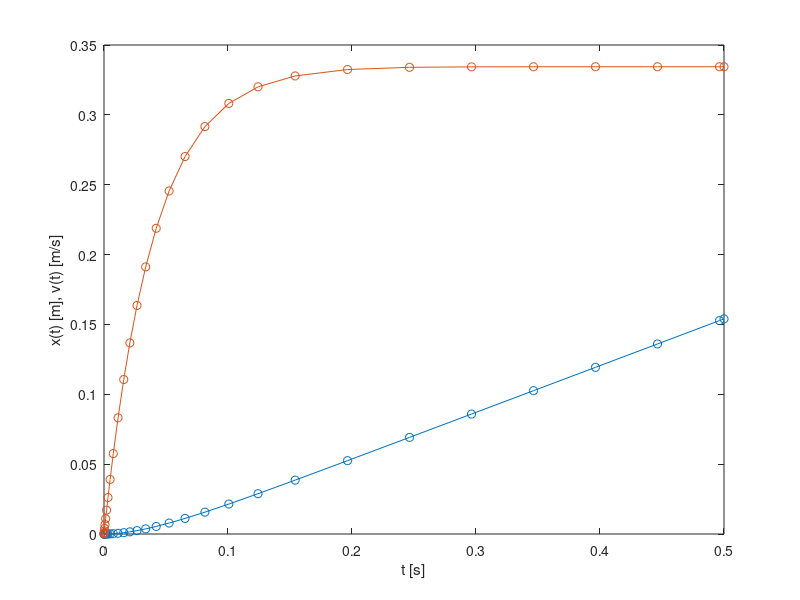

The MATLAB source for this figure:
% Built-in numerical solution of the Stokes problem, vector formulation
g=9.81;%m.s^-2
r=0.005;%m
eta=1100*1e-3;%1 Centipoise =1 mPa s
rhos=7.85e3;%kg/m^3
rhof=1.10e3;%kg/m^3
z0 = [0;0];% Initial distance and velocity, meters per second
tspan =[0  0.5];% seconds
f=@(t,z)([z(2); (rhos-rhof)/rhos*g-(9*eta)/(2*r^2*rhos)*z(2)]);
[t,z] = ode23 (f, tspan, z0);
plot(t,z,'o-')
xlabel('t [s]'),ylabel('x(t) [m], v(t) [m/s]')
    